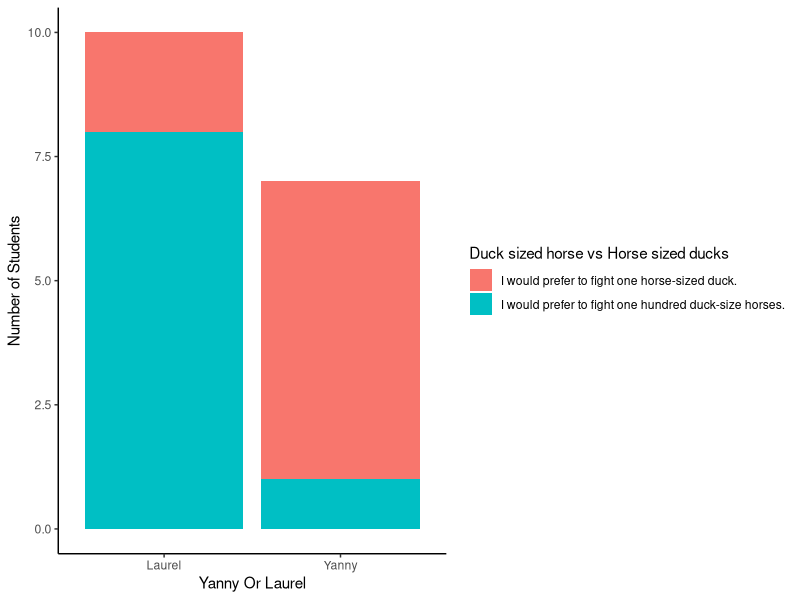
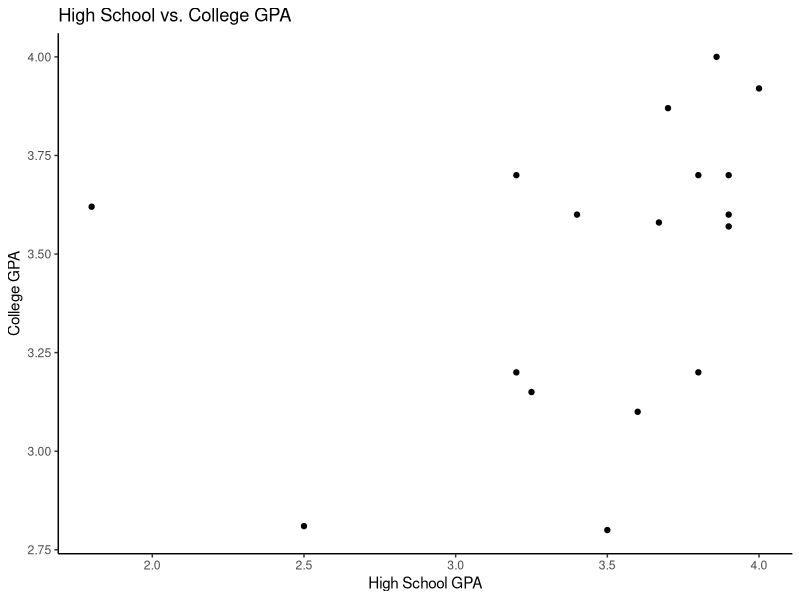
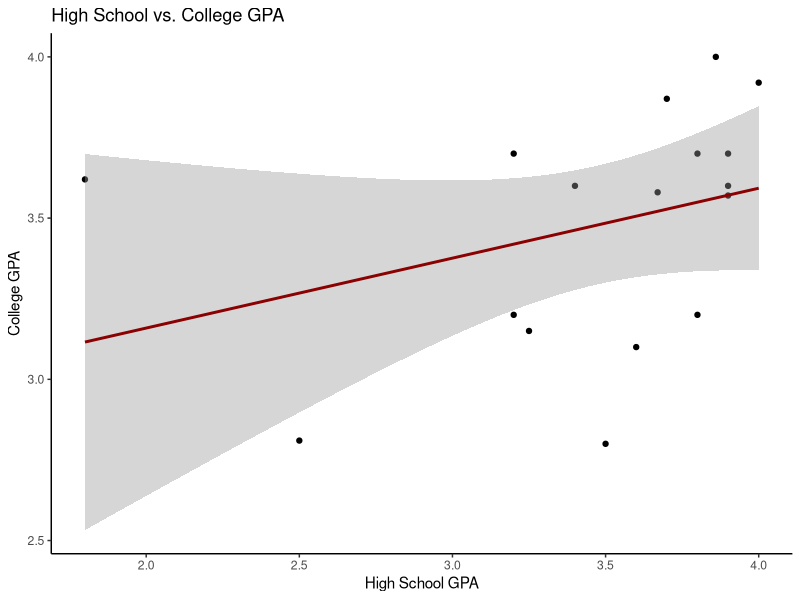
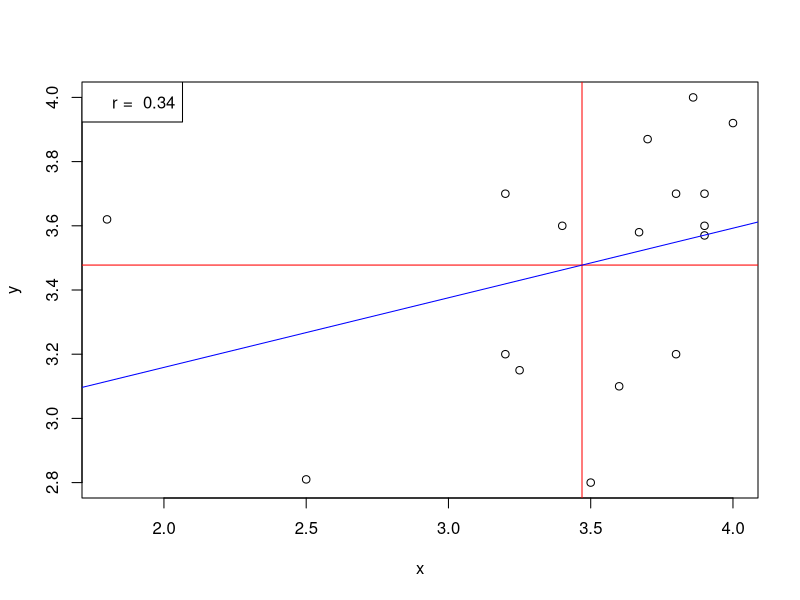

Write R code to recreate these figures, in order.
##########################################################################
# CSC-315, Fall 2019
# Lab 3: Very hard R Lab :(
# Name: Robby Bergers
##########################################################################

library(dplyr)
library(ggplot2)
library(readr)


# 1
happiness <- tribble(~Income, ~NotTooHappy, ~PrettyHappy, ~VeryHappy, 
                     "Above Average", 26, 233, 164, 
                     "Average", 117, 473, 293, 
                     "Below Average", 172, 383, 132)
View(happiness)


# 2 (Had to save locally, link was giving 404)
survey <- read_delim("../CSC-315_survey.csv",
                     escape_double = FALSE, trim_ws = TRUE, delim=",")
View(survey)


# 3
survey.3.x <- survey$YannyOrLaurel
survey.3.y <- survey$Fight
chart.3 <- ggplot() + geom_bar(aes(x = survey.3.x, fill = survey.3.y)) + 
  labs(x = "Yanny Or Laurel", y="Number of Students", 
       fill = "Duck sized horse vs Horse sized ducks") + 
  theme_classic()
chart.3


# 4
t <- table(survey$Fight, survey$YannyOrLaurel)

# 4a
t.4a <- prop.table(t, margin = 2)
View(t.4a)
# ~86% Of Yanny chose horse-sized duck

# 4b
t.4b <- prop.table(t, margin = 1)
View(t.4b)
# 75% Of Horse-sized ducks were Yanny


# 5
t.hsGPA <- survey$hsGPA
t.collegeGPA <- survey$collegeGPA
t.5 <- ggplot()  + 
  geom_point(aes(survey$hsGPA, survey$collegeGPA)) +
  theme_classic() + 
  labs(x = "High School GPA", y = "College GPA",
       title = "High School vs. College GPA")
plot(t.5)

ggplot(data = NULL, aes(survey$hsGPA, survey$collegeGPA)) + 
  geom_point() +
  theme_classic() + 
  labs(x = "High School GPA", y = "College GPA",
       title = "High School vs. College GPA") +
  geom_smooth(method = "lm", color = "darkred")


# 6
plot.cor <-function(x,y, location = "topleft", ...) {
  plot(x,y, ...)
  abline(h = mean(y), col = "red")
  abline(v = mean(x), col = "red")
  l = lm(y~x)
  abline(l, col = "blue")
  r = cor(x,y)
  r = paste("r = ", round(r,2))
  legend(x = location,r)
}
plot.cor(survey$hsGPA, survey$collegeGPA)
# There is a positive correlation between high school GPA and college GPA


# 7



# 8
View(mtcars)


# 9


# 10
